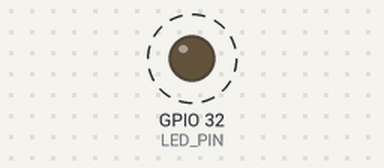
Bench run of a sketch on a simulated ESP32. Parts: output pins drawn as LEDs (lit = HIGH). Dashed ring = blinking. What the sketch prints to the serial monitor is not drawn.

Above: at 1.2 s.
Timing chart, 0 to 5.1 s (numbered marks = the images above):
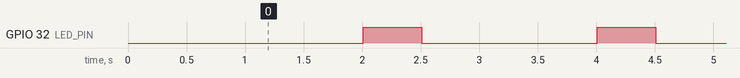

The sketch:

deep_sleep.ino
```cpp
RTC_DATA_ATTR int bootCount = 0; //Le agregamos un atributo para que se guarde dentro de la memoria del RTC para que se mantenga en deepsleep
#define uS_TO_S_FACTOR 1000000 // Factor de conversión s a Us
#define TIME_TO_SLEEP 5 //Tiempo que el ESP va a dormir ne s
#define LED_PIN 32
#define BUTTON_PIN 33

void setup() {
  Serial.begin(115200);
  delay(500);
  pinMode(LED_PIN, OUTPUT);
 //Configuración deep Sleep

 esp_sleep_enable_ext0_wakeup ((gpio_num_t)BUTTON_PIN, HIGH);

 //esp_sleep_enable_ext0_wakeup (GPIO_NUM_33, HIGH);

 esp_sleep_enable_timer_wakeup(TIME_TO_SLEEP*uS_TO_S_FACTOR);
 Serial.println("Configurando ESP32 para dormir por"+String(TIME_TO_SLEEP)+ "segundos");

bootCount++;
Serial.println("Boot number:" + String(bootCount));
print_wakeup_reason(); //Indicar la razón por la cual se despertó

if(bootCount %2 == 0) {
  Serial.println("ESP32 se va a dormir ahora");
 esp_deep_sleep_start();
  }

Serial.println("Esta línea solo se imprime en impares");
}

void loop() {
  digitalWrite(LED_PIN, LOW);
  delay(500);
esp_light_sleep_start();

 digitalWrite(LED_PIN, HIGH);
 delay(500);

 print_wakeup_reason();
}

void print_wakeup_reason(){
  esp_sleep_wakeup_cause_t wakeup_reason; //Es el tipo de dato _t

  wakeup_reason = esp_sleep_get_wakeup_cause();

  switch(wakeup_reason){
    case ESP_SLEEP_WAKEUP_EXT0:
    Serial.println("Inicio causado por señal en RTC_IO (Periféricos del RTC)");
    break;
    case ESP_SLEEP_WAKEUP_EXT1:
    Serial.println("Inicio causado por señal en RTC_CNTL ");
    break;
    case ESP_SLEEP_WAKEUP_TIMER:
    Serial.println("Inicio causado por señal  en el timer");
    break;
    case ESP_SLEEP_WAKEUP_TOUCHPAD:
    Serial.println("Inicio causado por la señal lanzada por el UPL Croprocesador");
    break;
    case ESP_SLEEP_WAKEUP_ULP:
    Serial.println("Inicio causado por señal lanzada por el ULP(ultralow)Croprocesador");
    break;
    default:
    Serial.printf("El inicio no fue causado por ninguna razón conocida: %d\n", wakeup_reason);
    }
  }
```

Measured:
- by itself, GPIO 32 (LED_PIN): alternates HIGH for 0.50 s and LOW for 1.5 s
